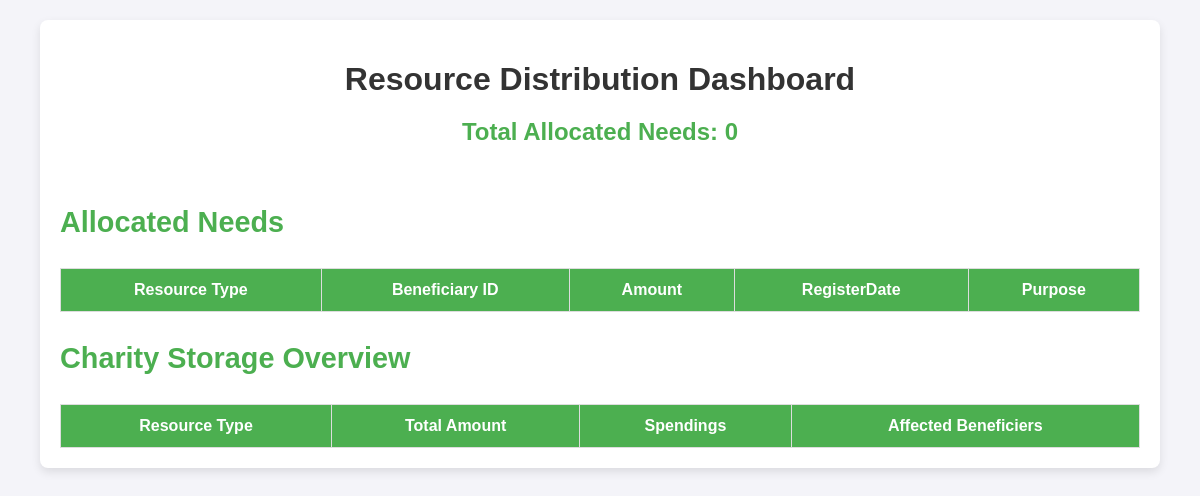
The page /BeneficiaryModule/index.php?action=track_distribution on the database as committed earlier.
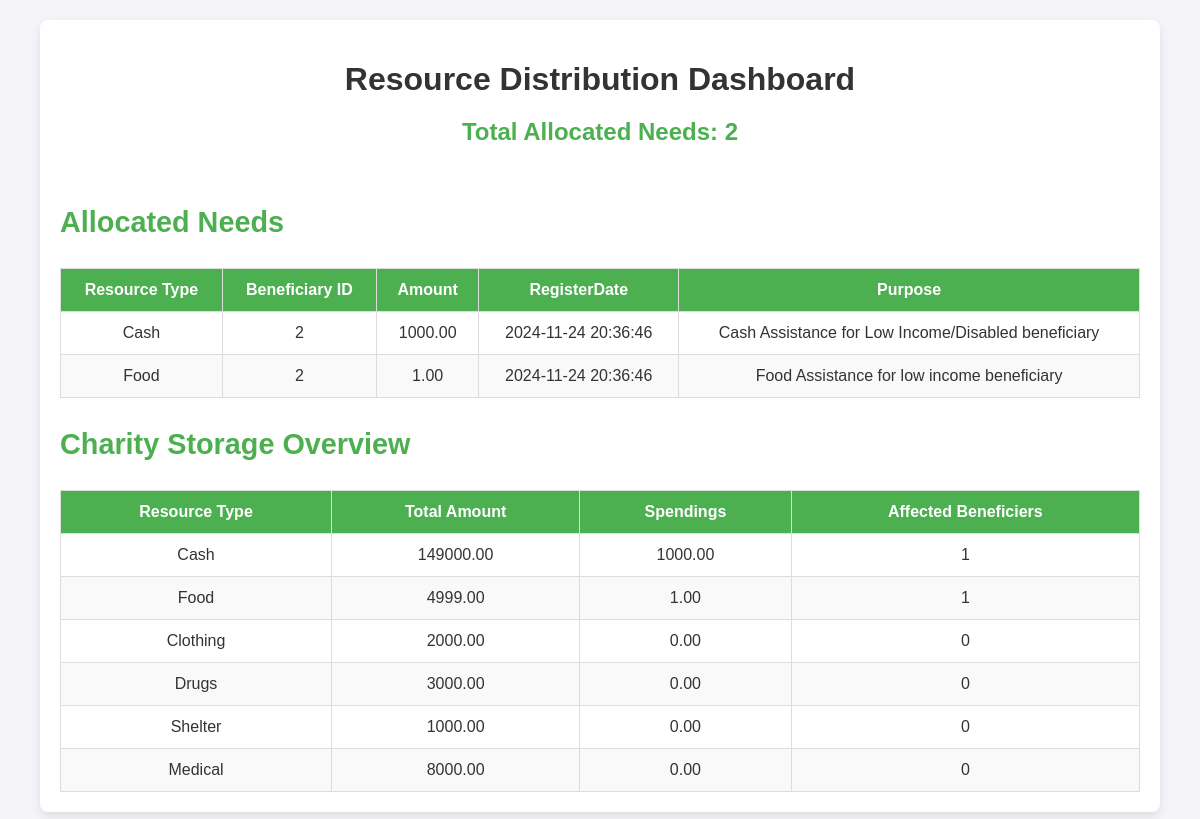
The same page on the database as committed later.
### tables this page shows
CREATE TABLE IF NOT EXISTS Charity_Storage (
                             NeedID INT AUTO_INCREMENT PRIMARY KEY,
                             type VARCHAR(100) NOT NULL,
                             Amount DECIMAL(10, 2) NOT NULL,
                             Spendings DECIMAL(10, 2) NOT NULL,
                             Donations INT DEFAULT 0,
                             AffectedPeople INT DEFAULT 0

);

### BeneficiaryModule/Controllers/BeneficiaryController.php (called while the page is built, shortened)
<?php
class BeneficiaryController
{
    private $db;
    private $admin;
    public function __construct($connection, $admin)
    {
        $this->db = $connection;
        $this->admin = $admin;
    }
    public function trackDistribution()
    {
        $allocated_data = $this->admin->getAllocatedNeeds($this->db);
        $charity_data = $this->admin->getCharityStorageData($this->db);
        include 'Views/Track_Distribution_View.php';
        $view = new Track_Distribution_View();
        $view->Show_Resource_Distribution($allocated_data, $charity_data);
    }
}

### BeneficiaryModule/Models/BeneficiaryAdmin.php (called while the page is built, shortened)
<?php
class BeneficiaryAdmin extends Person implements BeneficiariesCollectionInterface
{
    function getCharityStorageData($db)
    {
        $query = "SELECT * FROM charity_storage";
        $stmt = $db->prepare($query);
        $stmt->execute();
        return $stmt->fetchAll(PDO::FETCH_ASSOC);
    }
}

### BeneficiaryModule/Views/Track_Distribution_View.php (the view)
<?php
class Track_Distribution_View
{
    public function Show_Resource_Distribution($allocatedNeeds, $charityStorage)
    {
        echo '<link rel="stylesheet" type="text/css" href="Views/styles/dashboard.css">';
        echo '<div class="dashboard-container">';
        echo '<h1>Resource Distribution Dashboard</h1>';
        echo '<div class="summary">';
        echo '<h2>Total Allocated Needs: ' . count($allocatedNeeds) . '</h2>';
        echo '</div>';
        echo '<div class="data-table-container">';
        echo '<h3>Allocated Needs</h3>';
        echo '<table class="data-table">';
        echo '<thead>';
        echo '<tr>';
        echo '<th>Resource Type</th>';
        echo '<th>Beneficiary ID</th>';
        echo '<th>Amount</th>';
        echo '<th>RegisterDate</th>';
        echo '<th>Purpose</th>';
        echo '</tr>';
        echo '</thead>';
        echo '<tbody>';
        foreach ($allocatedNeeds as $need) {
            echo '<tr>';
            echo '<td>' . htmlspecialchars($need['table']) . '</td>';
            echo '<td>' . htmlspecialchars($need['BeneficiaryID']) . '</td>';
            echo '<td>' . htmlspecialchars($need['Amount']) . '</td>';
            echo '<td>' . htmlspecialchars($need['RegisterDate']) . '</td>';
            echo '<td>' . htmlspecialchars($need['purpose']) . '</td>';
            echo '</tr>';
        }
        echo '</tbody>';
        echo '</table>';
        echo '</div>';
        echo '<div class="data-table-container">';
        echo '<h3>Charity Storage Overview</h3>';
        echo '<table class="data-table">';
        echo '<thead>';
        echo '<tr>';
        echo '<th>Resource Type</th>';
        echo '<th>Total Amount</th>';
        echo '<th>Spendings</th>';
        echo '<th>Affected Beneficiers</th>';
        echo '</tr>';
        echo '</thead>';
        echo '<tbody>';
        foreach ($charityStorage as $resource) {
            echo '<tr>';
            echo '<td>' . htmlspecialchars($resource['type']) . '</td>';
            echo '<td>' . htmlspecialchars($resource['Amount']) . '</td>';
            echo '<td>' . htmlspecialchars($resource['Spendings']) . '</td>';
            echo '<td>' . htmlspecialchars($resource['AffectedPeople']) . '</td>';
            echo '</tr>';
        }
        echo '</tbody>';
        echo '</table>';
        echo '</div>';
        echo '</div>';
    }
}

Rows that differ between the two databases and show on the page:
added charity_storage: type "Cash", Amount "149000.00", Spendings "1000.00", AffectedPeople "1"
added charity_storage: type "Food", Amount "4999.00", Spendings "1.00", AffectedPeople "1"
added charity_storage: type "Clothing", Amount "2000.00", Spendings "0.00", AffectedPeople "0"
added charity_storage: type "Drugs", Amount "3000.00", Spendings "0.00", AffectedPeople "0"
added charity_storage: type "Shelter", Amount "1000.00", Spendings "0.00", AffectedPeople "0"
added charity_storage: type "Medical", Amount "8000.00", Spendings "0.00", AffectedPeople "0"
Other text that changed with them:
count($allocatedNeeds): "0" → "2"
new list line: "Cash 2 1000.00 2024-11-24 20:36:46 Cash Assistance for Low Income/Disabled beneficiary"
new list line: "Food 2 1.00 2024-11-24 20:36:46 Food Assistance for low income beneficiary"
